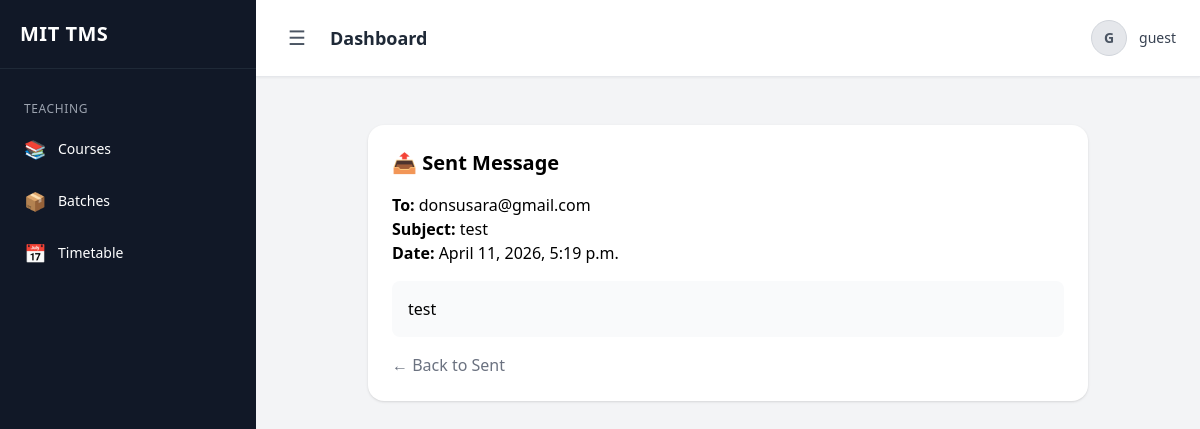
Screenshot of /messages/sent/2/ (signed in) with the database file from the repository.
### apps/website/models.py (models this page shows, shortened)
class SentMessage(models.Model):
    to_email = models.EmailField()
    subject = models.CharField(max_length=200)
    message = models.TextField()
    sent_at = models.DateTimeField(auto_now_add=True)

### apps/website/views.py (the view)
# urls.py: path('messages/sent/<int:pk>/', SentMessageDetailView.as_view(), name='sent_detail'),
class SentMessageDetailView(LoginRequiredMixin, DetailView):
    model = SentMessage
    template_name = "core/sent_detail.html"
    context_object_name = "msg"

### apps/core/context_processors.py (called while the page is built)
def user_roles(request):
    user = request.user
    return {
        'is_admin': user.is_authenticated and user.is_superuser,
        'is_teacher': user.is_authenticated and hasattr(user, 'teacher'),
        'is_student': user.is_authenticated and hasattr(user, 'student'),
    }

### templates/core/sent_detail.html
{% extends 'base.html' %}
{% block content %}
<div class="p-6 max-w-3xl mx-auto">
    <div class="bg-white p-6 rounded-2xl shadow">
        <h2 class="text-xl font-bold mb-4">📤 Sent Message</h2>
        <p><strong>To:</strong> {{ msg.to_email }}</p>
        <p><strong>Subject:</strong> {{ msg.subject }}</p>
        <p><strong>Date:</strong> {{ msg.sent_at }}</p>
        <div class="mt-4 p-4 bg-gray-50 rounded-lg">
            {{ msg.message }}
        </div>
        <div class="mt-4">
            <a href="{% url 'sent' %}" class="text-gray-500 hover:underline">
                ← Back to Sent
            </a>
        </div>
    </div>
</div>
{% endblock %}

### templates/partials/topbar.html (shortened to what this page needs)
<header class="bg-white shadow-sm border-b px-3 md:px-6 py-3 md:py-4 flex justify-between items-center">
    <div class="flex items-center gap-2 md:gap-4">
        <button onclick="toggleSidebar()"
                class="text-2xl md:text-xl text-gray-600 hover:text-black p-2 rounded-lg hover:bg-gray-100">
            ☰
        </button>
        <h1 class="text-sm md:text-lg font-semibold text-gray-800 truncate max-w-[120px] md:max-w-none">
            {% block header %}Dashboard{% endblock %}
        </h1>
    </div>
    <div class="relative">
        <button onclick="toggleUserMenu()"
                class="flex items-center gap-2 md:gap-3 text-sm text-gray-700 hover:text-black">
            <div class="w-8 h-8 md:w-9 md:h-9 rounded-full overflow-hidden border border-gray-300 bg-gray-200">
                {% if request.user.profile.image %}
                    <img src="{{ request.user.profile.image.url }}"
                         class="w-full h-full object-cover">
                {% else %}
                    <div class="w-full h-full flex items-center justify-center text-xs md:text-sm font-bold text-gray-600">
                        {{ request.user.username|slice:":1"|upper }}
                    </div>
                {% endif %}
            </div>
            <span class="hidden sm:block font-medium">
                {{ request.user.username }}
            </span>
        </button>
    </div>
</header>

### rows the page displays
SentMessage: to_email "donsusara@gmail.com", subject "test", sent_at "April 11, 2026, 5:19 p.m.", message "test"

### other values shown
{{ request.user.username|slice:":1"|upper }} "G"
{{ request.user.username }} "guest"
